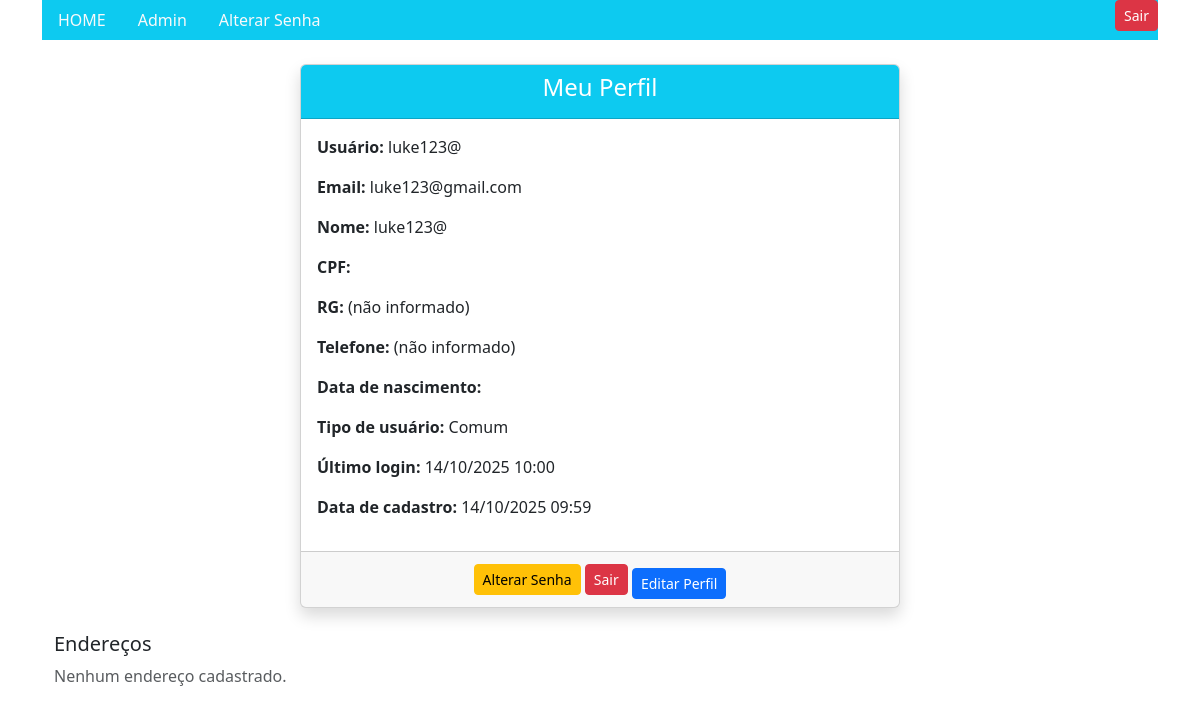
Before: /perfil/ (signed in) with the older database file.
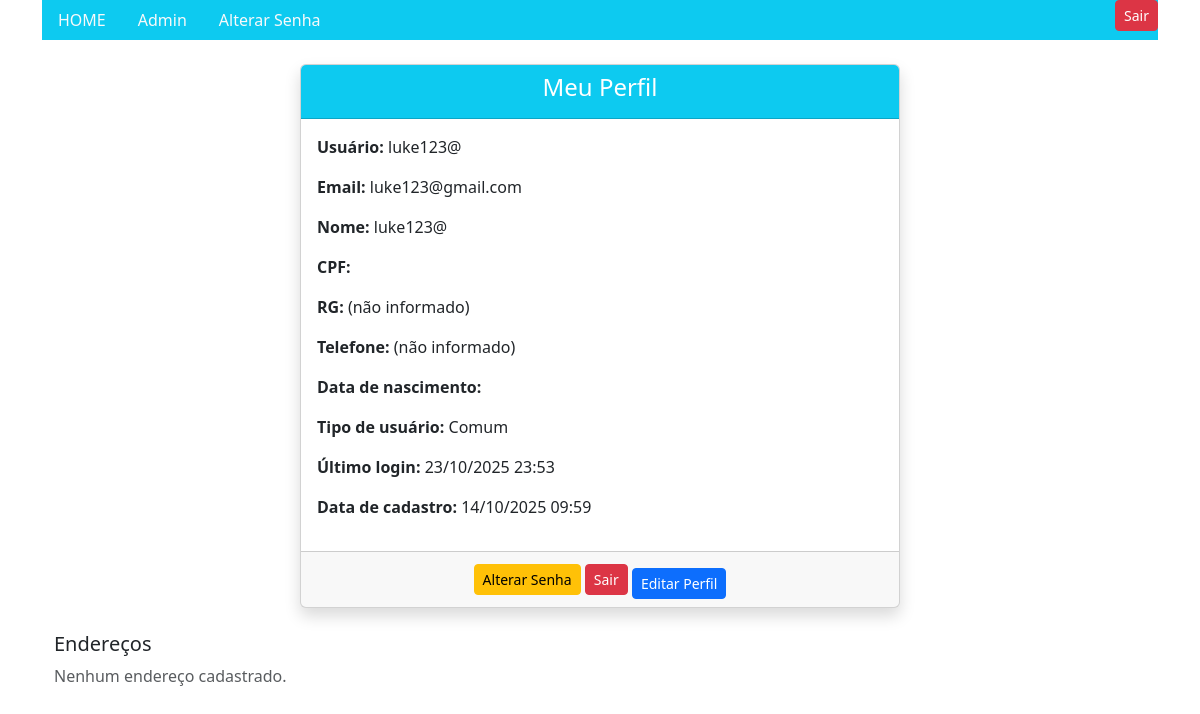
After: the same page with the newer database file.
### blog/models.py (models this page shows, shortened)
class Pessoa(models.Model):
    TIPO_USUARIO_CHOICES = [
        ('comum', 'Comum'),
        ('gerente', 'Gerente'),
        ('administrador', 'Administrador'),
    ]
    usuario = models.ForeignKey(
        User,
        on_delete=models.CASCADE,
        related_name="pessoas"
    )
    nome = models.CharField(max_length=255, verbose_name='Nome')
    cpf = models.CharField(
        max_length=14,
        unique=True,
        verbose_name='CPF',
        validators=[validar_cpf]
    )
    email = models.EmailField(unique=True, verbose_name='Email')
    telefone = models.CharField(max_length=30, verbose_name='Telefone', blank=True, null=True)
    data_nascimento = models.DateField(verbose_name='Data de nascimento', null=True, blank=True)
    rg = models.CharField(max_length=20, unique=True, verbose_name='RG', blank=True, null=True)
    tipo_usuario = models.CharField(
        max_length=20,
        choices=TIPO_USUARIO_CHOICES,
        default='comum',
        verbose_name='Tipo de usuário'
    )
    criado_em = models.DateTimeField(auto_now_add=True, verbose_name="Criado em")
    atualizado_em = models.DateTimeField(auto_now=True, verbose_name="Atualizado em")
    class Meta:
        verbose_name = "Pessoa"
        verbose_name_plural = "Pessoas"
        ordering = ["nome"]

### blog/views.py (the view)
# urls.py: path('perfil/', views.perfil, name='perfil'),
@login_required(login_url='/login/')
def perfil(request):
    if request.user.is_superuser:
        return redirect("/admin/")
    pessoa = Pessoa.objects.filter(usuario=request.user).first()
    if not pessoa:
        pessoa = Pessoa.objects.create(
            usuario=request.user,
            nome=request.user.username,
            email=request.user.email,
            tipo_usuario="comum"
        )
        messages.info(request, "Seu perfil foi criado automaticamente.")
    return render(request, "perfil.html", {"pessoa": pessoa})

### templates/perfil.html (shortened to what this page needs)
{% extends "base.html" %}
{% block content %}
<div class="container mt-4">
  <div class="card mx-auto shadow" style="max-width: 600px;">
    <div class="card-header bg-info text-white text-center">
      <h4>Meu Perfil</h4>
    </div>
    <div class="card-body">
      <p><strong>Usuário:</strong> {{ pessoa.usuario.username }}</p>
      <p><strong>Email:</strong> {{ pessoa.email|default:"(não informado)" }}</p>
      <p><strong>Nome:</strong> {{ pessoa.nome }}</p>
      <p><strong>CPF:</strong> {{ pessoa.cpf }}</p>
      <p><strong>RG:</strong> {{ pessoa.rg|default:"(não informado)" }}</p>
      <p><strong>Telefone:</strong> {{ pessoa.telefone|default:"(não informado)" }}</p>
      <p><strong>Data de nascimento:</strong> {{ pessoa.data_nascimento|date:"d/m/Y" }}</p>
      <p><strong>Tipo de usuário:</strong> {{ pessoa.tipo_usuario|title }}</p>
      <p><strong>Último login:</strong> {{ pessoa.usuario.last_login|date:"d/m/Y H:i" }}</p>
      <p><strong>Data de cadastro:</strong> {{ pessoa.usuario.date_joined|date:"d/m/Y H:i" }}</p>
    </div>
    <div class="card-footer text-center">
      <a href="{% url 'password_change' %}" class="btn btn-warning btn-sm">Alterar Senha</a>
      <form action="{% url 'logout' %}" method="post" class="d-inline">
        <button type="submit" class="btn btn-danger btn-sm">Sair</button>
      </form>
      <a href="{% url 'editar_pessoa' pessoa.id %}" class="btn btn-primary btn-sm mt-2">Editar Perfil</a>
    </div>
  </div>
  <div class="mt-4">
    <h5>Endereços</h5>
    {% if pessoa.enderecos.all %}
      {% for endereco in pessoa.enderecos.all %}
        <div class="card mb-2">
          <div class="card-body">
            <p><strong>Rua:</strong> {{ endereco.rua }}</p>
            <p><strong>Número:</strong> {{ endereco.numero }}</p>
            <p><strong>Bairro:</strong> {{ endereco.bairro }}</p>
            <p><strong>Cidade:</strong> {{ endereco.cidade }}</p>
            <p><strong>Estado:</strong> {{ endereco.estado }}</p>
            <p><strong>CEP:</strong> {{ endereco.cep }}</p>
          </div>
        </div>
      {% endfor %}
    {% else %}
      <p class="text-muted">Nenhum endereço cadastrado.</p>
    {% endif %}
  </div>
</div>
{% endblock %}

### templates/base.html (shortened to what this page needs)
<!DOCTYPE html>
<html>
<head>
  {% load django_bootstrap5 %}
  {% bootstrap_css %}
</head>
<body>
<div class="container">
  <ul class="nav bg-info">
    <li class="nav-item">
      <a class="nav-link link-light" href="/">HOME</a>
    </li>
    <li class="nav-item">
      <a class="nav-link link-light" href="/admin">Admin</a>
    </li>
    {% if user.is_authenticated %}
      <li class="nav-item">
        <a class="nav-link link-light" href="{% url 'password_change' %}">Alterar Senha</a>
      </li>
      <li class="nav-item ms-auto">
        <form action="{% url 'logout' %}" method="post" style="display:inline;">
          <button type="submit" class="btn btn-danger btn-sm">Sair</button>
        </form>
      </li>
    {% endif %}
  </ul>
</div>
<div class="container mt-4">
  {% block content %}
  {% endblock %}
</div>
</body>
</html>

Changed rows visible on the page:
changed through a linked row, Pessoa "luke123@gmail.com": usuario.last_login "14/10/2025 10:00" → "23/10/2025 23:53"
